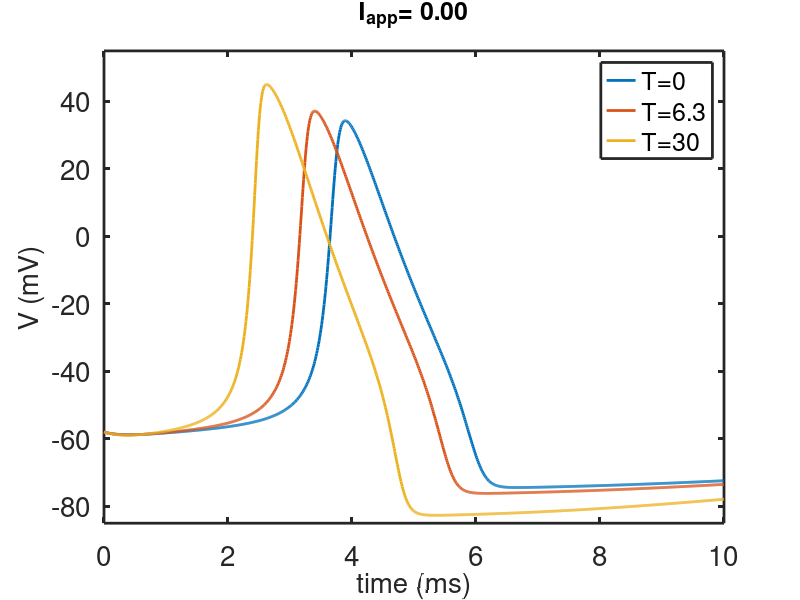

Write the MATLAB code that produced this figure.
% This is a simple ode integrator for the HH equations
 
function hh
 
set(0,                           ...
   'defaultaxesfontsize', 20,   ...
   'defaultaxeslinewidth', 2.0, ...
   'defaultlinelinewidth', 2.0);

% set parameters
%p.Veq = 0; %is the original HH formulation
p.Veq = -65; % is the physiological formulation resting potential 
% the resting potential
Tmin = -273.15;  % absolute zero temperature
Tc = 6.3; %the temperature for the original HH model 
% pick a temperature for this simulation
 
Templist = [0,6.3,30];

p.gnabar = 120.;
p.gkbar = 36;
p.gl = 0.3;

%These are the Nernst potentials:
VNa = 50; % the sodium Nernst potential
VK = -77;  % the potassium Nernst potential
VL = -54.4;  % the leak Nernst potential
nT = length(Templist);
for nTmps= 1:length(Templist); % for a list of temperatures
 
Temp = Templist(nTmps);
      Tfact=(Temp-Tmin)/(6.3-Tmin);% temperature correction factor for Nernst potentials
%the driving force for the currents are the Nernst potentials shifted by Veq
p.vna = Tfact*VNa - p.Veq;
p.vk = Tfact*VK-p.Veq;
p.vl = Tfact*VL -p.Veq;


% p.Inp   is the amplitude of the periodic input stimulus
 p.Inp = 0;

%p.Iapp is the amplitude of the steady current stimulus
%Pick one:
 Iapplist = [0,20,120];
 p.Iapp =  Iapplist(1);
 
 % BCL is the Basic Cycle Length of the periodic input Inp
 %p.BCL = 39;
p.BCL = 0;



% initial data
 
v0 = 4.8+p.Veq;

m = 0.0529;
h = 0.5961;
n = 0.3177;
s0 = [v0;m;h;n];

%specify the output points
tstep = .01;
if (p.Iapp>0)
    tend = 60;
else
    tend = 100;
end
 
tspan = [0:tstep:tend];

[T,S] = ode23(@(t,x)deRHS(t,x,p),tspan, s0, odeset('maxstep',1));  
V = S(:,1);  %V is the membrane potential
v=V-p.Veq;  %v is the deviation of potential from rest
m = S(:,2);
h = S(:,3);
n = S(:,4);
%use the final values to restart the simulation
v0=-58
s0 = [v0,S(end,2),S(end,3),S(end,4)];
 
tend = 10;
tspan = [0:tstep:tend];
[T,S] = ode23(@(t,x)deRHS(t,x,p),tspan, s0, odeset('maxstep',1));  
V = S(:,1);  %V is the membrane potential
v=V-p.Veq;  %v is the deviation of potential from rest
m = S(:,2);
h = S(:,3);
n = S(:,4);
 % save the answers so they can be plotted all at once
 sv(:,nTmps) = S(:,1);
end

% currents;
 
figure(1)
plot(T,sv(:,1),T,sv(:,2),T,sv(:,3) ,'linewidth',2)
axis([0 tend -20+p.Veq 120+p.Veq])
xlabel('time (ms)','fontsize',20)
ylabel('V (mV)','fontsize',20)
formatSpecF = '%5.2f\n';
title(strcat('I_{app}= ',sprintf(formatSpecF,p.Iapp)),'fontsize',18)
legend('T=0','T=6.3','T=30','fontsize',18)
end
 
%%%%%%%%%%%%%%%%%%%%%%%%%%%%%%%%%%%%%%%%%%%%%%%%%%%%%%%%%
%the right hand side for the simulation:
function s_prime=deRHS(t,s,p)

%the original HH formulation has 
v = s(1)-p.Veq;
m = s(2);
h = s(3);
n = s(4);
 
Input = p.Inp/cosh(mod(t,p.BCL)-p.BCL/10) +p.Iapp;
 
AM=.1*(25.0001-v)./(exp(.1*(25.0001-v))-1.); % t0 avoid V=25
BM=4.*exp(-v/18);
AH=.07*exp(-v/20.);
BH=1./(exp(.1*(30.-v))+1.);
AN=.01*(10.0001-v)./(exp(.1*(10.0001-v))-1.);% to avoid V=10
BN=.125*exp(-v/80.);

Minf = AM./(AM+BM);



Fm=AM*(1.-m)-BM*m;
Fh=AH*(1.-h)-BH*h;
Fn=AN*(1.-n)-BN*n;
gna=p.gnabar*m.^3.*h;
gk=p.gkbar*n.^4;
Icl=p.gl*(v-p.vl);

Fv = -gna*(v-p.vna)-gk*(v-p.vk)-Icl;

s_prime = [Fv+Input Fm Fh Fn]';

end

 
